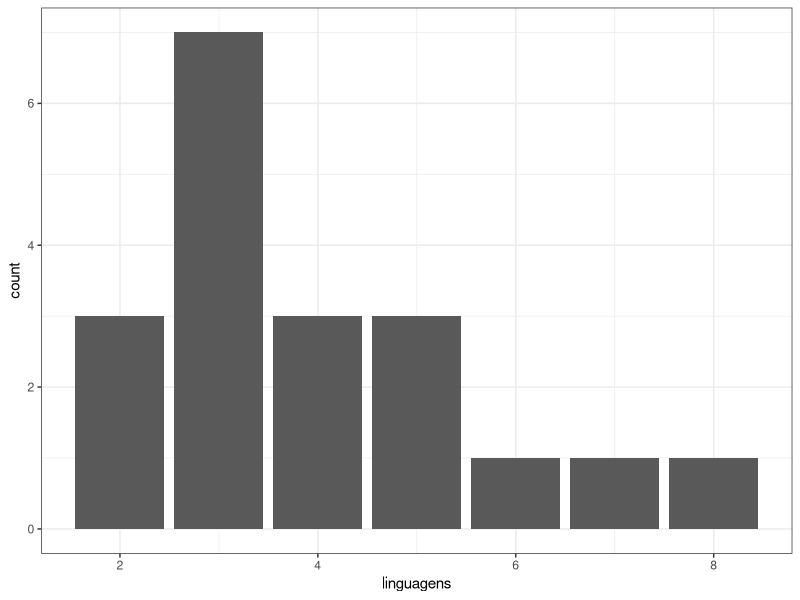
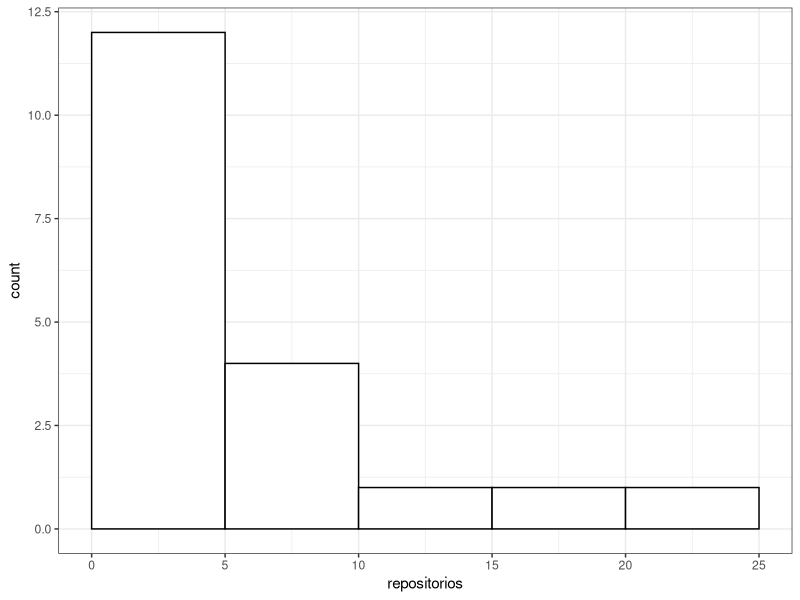
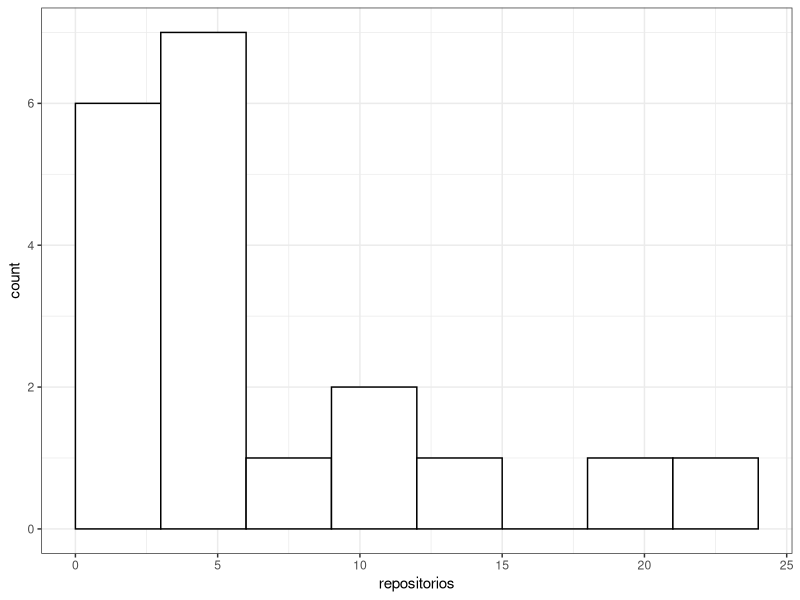
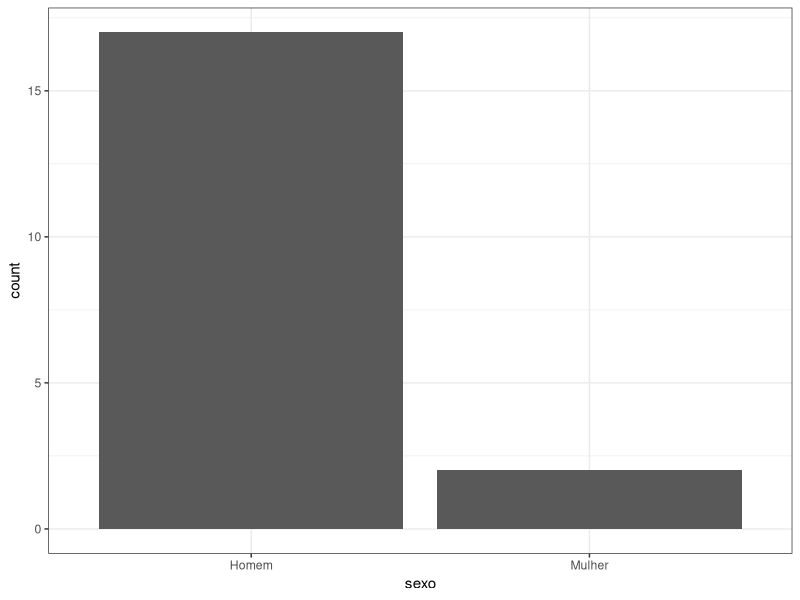
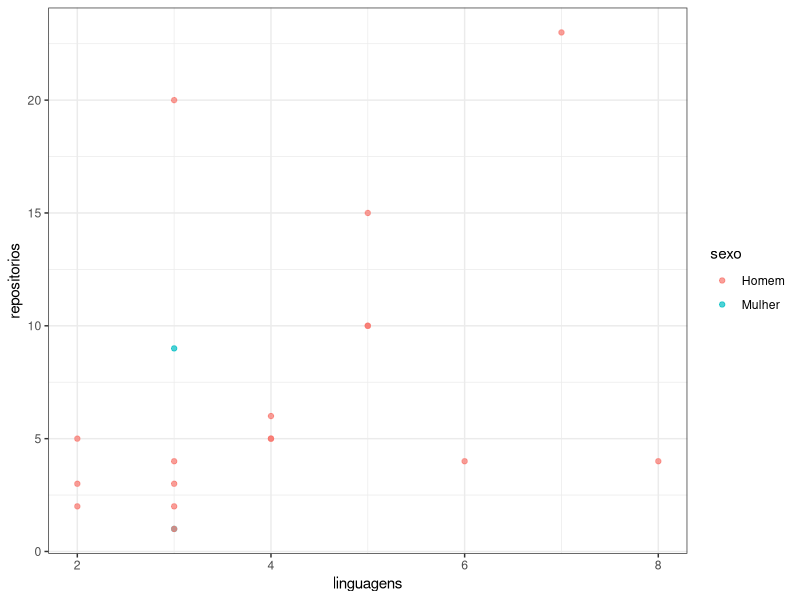
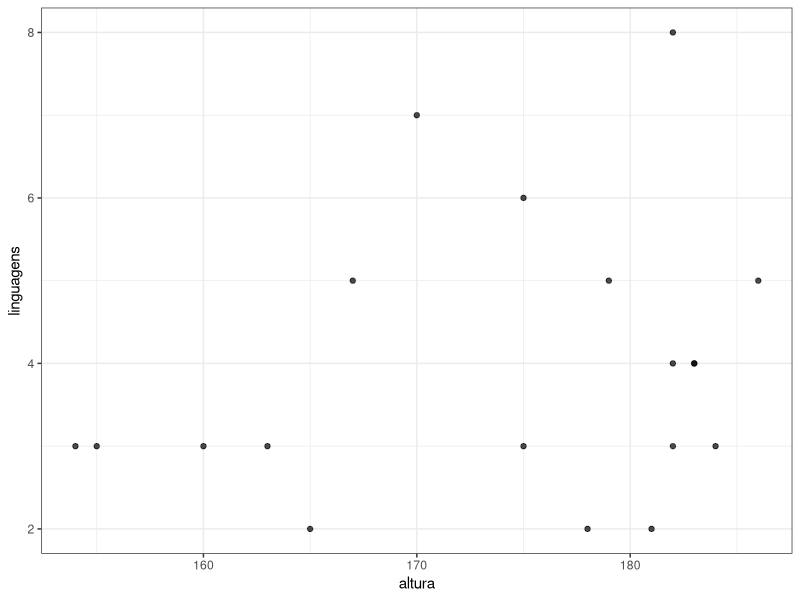
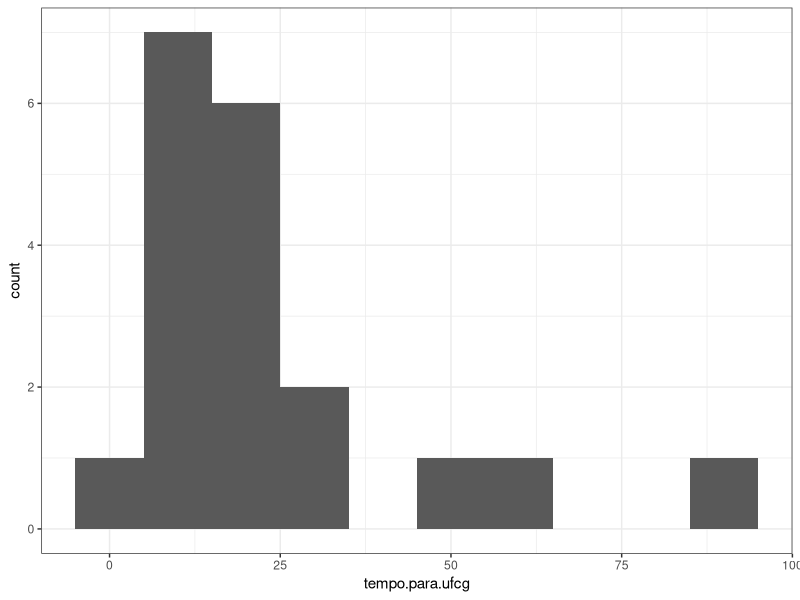
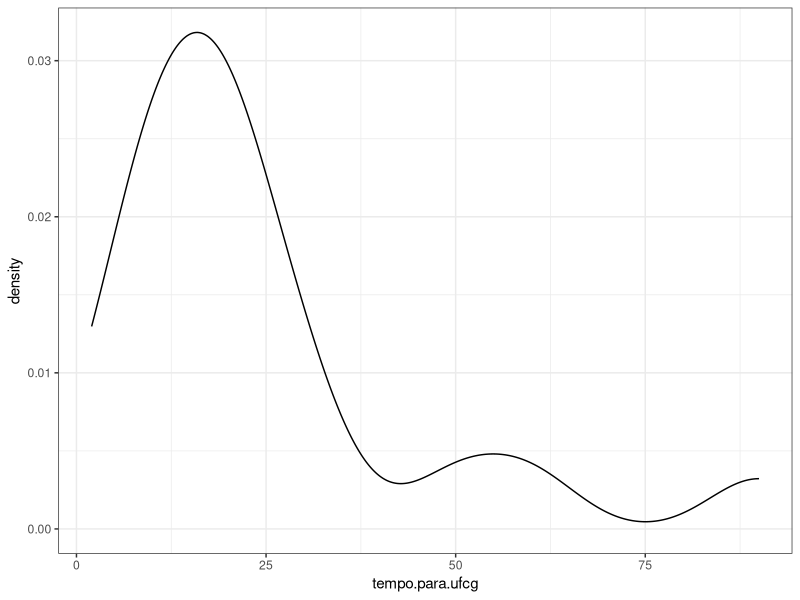

The R script that drew these images, in order:
## ---- chunk 1
library(dplyr, warn.conflicts = FALSE)
library(ggplot2)
theme_set(theme_bw())
## ---- chunk 2
alunos.tudo = read.csv("../dados/alunos-ad1.csv",
                       header=FALSE, 
                       comment.char="#")

#alunos.tudo %>% View()
# mesmo que View(alunos)

alunos.tudo %>% 
  head() %>% 
  select(2, 3)
# select(head(alunos), 2, 3)

alunos = alunos.tudo %>% 
  select(2, 4, 5, 8, 10, 11)

names(alunos) = c("sexo", 
                  "repositorios", 
                  "linguagens", 
                  "altura", 
                  "tempo.para.ufcg", 
                  "transporte")

alunos = alunos %>% filter(transporte != "")
## ---- chunk 3
ggplot(alunos) + 
  geom_bar(mapping = aes(x = linguagens))

ggplot(alunos) + 
  geom_histogram(mapping = aes(x = repositorios), 
                 fill = "white", 
                 colour = "black",
                 breaks = c(0, 5, 10, 15, 20, 25)) 

ggplot(alunos) + 
  geom_histogram(mapping = aes(x = repositorios), 
                 fill = "white", 
                 colour = "black",
                 breaks = c(0, 3, 6, 9, 12, 15, 18, 21, 24)) 

ggplot(alunos) + 
  geom_bar(mapping = aes(x = sexo) )
## ---- chunk 4
ggplot(data = alunos) +
  geom_point(mapping = aes(x = linguagens, 
                           y = repositorios, 
                           colour = sexo), 
             alpha = 0.7) 

ggplot(data = alunos) +
  geom_point(mapping = aes(x = altura, 
                           y = linguagens), 
             alpha = 0.7) 

## ---- chunk 5
ggplot(alunos) + 
  geom_histogram(mapping = aes(tempo.para.ufcg), 
                 binwidth = 10)

ggplot(alunos) + 
  geom_density(mapping = aes(tempo.para.ufcg))

ggplot(alunos) + 
  geom_bar(mapping = aes(transporte))

ggplot(alunos, mapping = aes(x = transporte, 
                             y = tempo.para.ufcg)) + 
  geom_violin() + 
  geom_point(position = position_jitter(width = .2), 
             alpha = .7) 

ggplot(alunos, mapping = aes(x = transporte, 
                             y = tempo.para.ufcg)) + 
  geom_boxplot() + 
  geom_point(position = position_jitter(width = .2), 
             alpha = .7) 

## ---- chunk 6
medias = alunos %>% 
  group_by(transporte) %>% 
  summarise(tempo.para.ufcg = mean(tempo.para.ufcg))

ggplot(alunos, mapping = aes(x = transporte, 
                             y = tempo.para.ufcg)) + 
  geom_boxplot() + 
  geom_point(position = position_jitter(width = .2), 
             alpha = .7) + 
  geom_point(data = medias, colour = "red", size = 2) 


## ---- chunk 7
alunos %>% 
  group_by(transporte) %>% 
  summarise(desvio = sd(tempo.para.ufcg))

## ---- chunk 8
library(GGally)
ggpairs(alunos)
## ---- chunk 9
diamonds
ggplot(diamonds) + 
  geom_histogram(mapping = aes(x = carat))

ggplot(diamonds) + 
  geom_density(mapping = aes(x = carat))

ggplot(diamonds) + 
  geom_histogram(mapping = aes(x = carat), 
                 binwidth = .01) 

ggplot(diamonds, mapping = aes(x = cut, y = carat)) + 
  geom_boxplot()  
  #geom_point(position = position_jitter(width = .2), alpha = .02)
